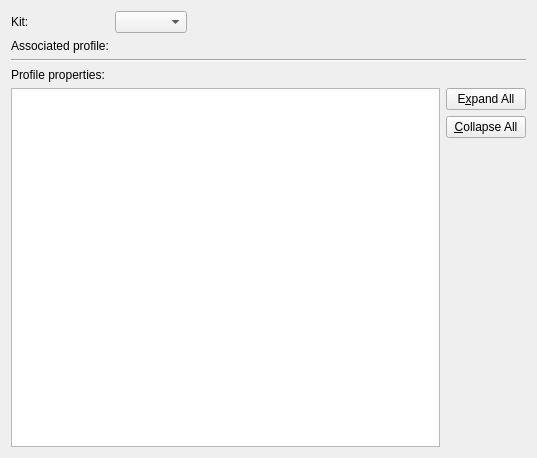
<?xml version="1.0" encoding="UTF-8"?>
<ui version="4.0">
 <class>QbsProjectManager::Internal::QbsProfilesSettingsWidget</class>
 <widget class="QWidget" name="QbsProjectManager::Internal::QbsProfilesSettingsWidget">
  <property name="geometry">
   <rect>
    <x>0</x>
    <y>0</y>
    <width>537</width>
    <height>458</height>
   </rect>
  </property>
  <property name="windowTitle">
   <string/>
  </property>
  <layout class="QVBoxLayout" name="verticalLayout_2">
   <item>
    <layout class="QFormLayout" name="formLayout">
     <item row="0" column="0">
      <widget class="QLabel" name="kitLabel">
       <property name="text">
        <string>Kit:</string>
       </property>
      </widget>
     </item>
     <item row="0" column="1">
      <layout class="QHBoxLayout" name="horizontalLayout">
       <item>
        <widget class="QComboBox" name="kitsComboBox"/>
       </item>
       <item>
        <spacer name="horizontalSpacer">
         <property name="orientation">
          <enum>Qt::Horizontal</enum>
         </property>
         <property name="sizeHint" stdset="0">
          <size>
           <width>40</width>
           <height>20</height>
          </size>
         </property>
        </spacer>
       </item>
      </layout>
     </item>
     <item row="1" column="0">
      <widget class="QLabel" name="profileKeyLabel">
       <property name="text">
        <string>Associated profile:</string>
       </property>
      </widget>
     </item>
     <item row="1" column="1">
      <widget class="QLabel" name="profileValueLabel">
       <property name="text">
        <string/>
       </property>
       <property name="textInteractionFlags">
        <set>Qt::LinksAccessibleByMouse|Qt::TextSelectableByMouse</set>
       </property>
      </widget>
     </item>
    </layout>
   </item>
   <item>
    <widget class="Line" name="line">
     <property name="orientation">
      <enum>Qt::Horizontal</enum>
     </property>
    </widget>
   </item>
   <item>
    <widget class="QLabel" name="propertiesLabel">
     <property name="text">
      <string>Profile properties:</string>
     </property>
    </widget>
   </item>
   <item>
    <layout class="QHBoxLayout" name="horizontalLayout_2">
     <item>
      <widget class="QTreeView" name="propertiesView"/>
     </item>
     <item>
      <layout class="QVBoxLayout" name="verticalLayout">
       <item>
        <widget class="QPushButton" name="expandButton">
         <property name="text">
          <string>E&amp;xpand All</string>
         </property>
        </widget>
       </item>
       <item>
        <widget class="QPushButton" name="collapseButton">
         <property name="text">
          <string>&amp;Collapse All</string>
         </property>
        </widget>
       </item>
       <item>
        <spacer name="verticalSpacer">
         <property name="orientation">
          <enum>Qt::Vertical</enum>
         </property>
         <property name="sizeHint" stdset="0">
          <size>
           <width>20</width>
           <height>40</height>
          </size>
         </property>
        </spacer>
       </item>
      </layout>
     </item>
    </layout>
   </item>
  </layout>
 </widget>
 <resources/>
 <connections/>
</ui>
